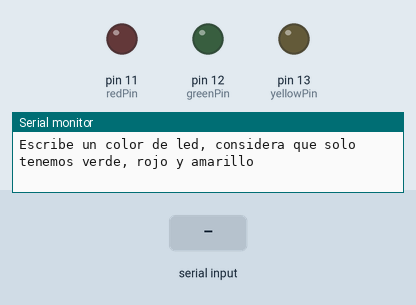
Recording of a sketch running on a simulated Arduino Uno, built with avr-gcc and run on an emulated ATmega328P. On the bench: output pins drawn as LEDs (lit = HIGH), the last lines printed to the serial monitor. Inputs (shaded band) come from the test bench.

Above: at 1.2 s.
1.3 s: "verde" received over Serial
At 3.1 s:
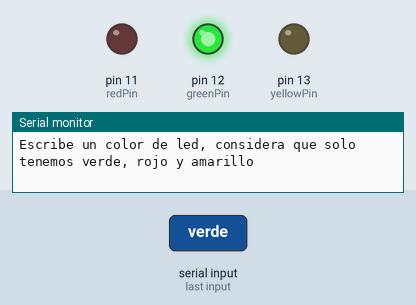
3.8 s: "rojo" received over Serial
At 6.0 s:
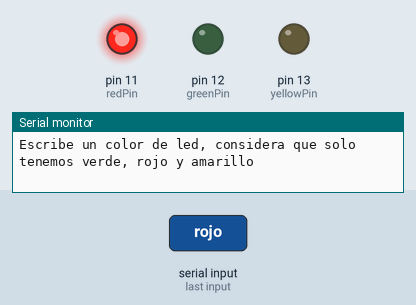
6.3 s: "amarillo" received over Serial
At 8.0 s:
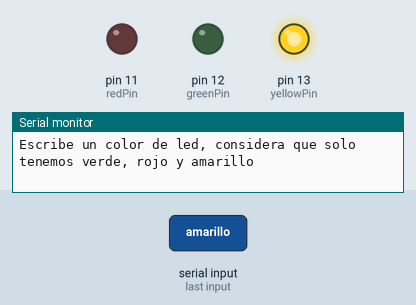
8.7 s: "VERDE" received over Serial
At 10.8 s:
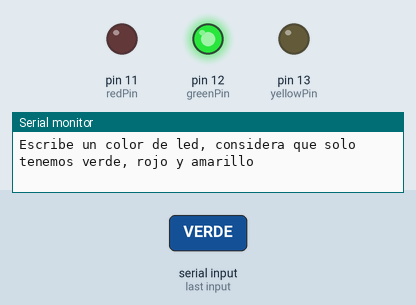
11.1 s: "ROJO" received over Serial
At 12.9 s:
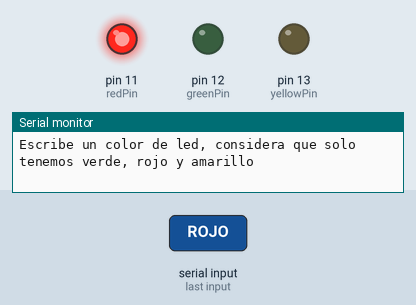
Timing chart, 0 to 14.4 s (numbered marks = the images above; inputs shaded):
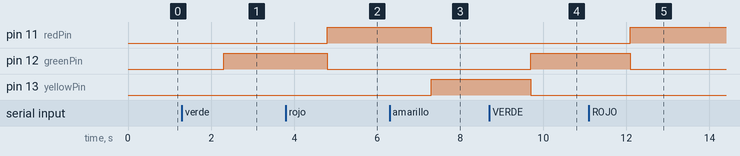

Measured:
- after the input at 1.3 s, pin 12 (greenPin): LOW → HIGH after 1.0 s
- after the input at 3.8 s, pin 11 (redPin): LOW → HIGH after 1.0 s; pin 12 (greenPin): HIGH → LOW after 1.0 s
- after the input at 6.3 s, pin 11 (redPin): HIGH → LOW after 1.0 s; pin 13 (yellowPin): LOW → HIGH after 1.0 s
- after the input at 8.7 s, pin 12 (greenPin): LOW → HIGH after 1.0 s; pin 13 (yellowPin): HIGH → LOW after 1.0 s
- after the input at 11.1 s, pin 11 (redPin): LOW → HIGH after 1.0 s; pin 12 (greenPin): HIGH → LOW after 1.0 s

The sketch:

13_colorsitos.ino
```cpp
int greenPin = 12, redPin = 11, yellowPin = 13, time=1000;
String ledColor;
String msg1 = "Escribe un color de led, considera que solo tenemos verde, rojo y amarillo";


void setup() {

  Serial.begin(115200);  // Monitor serial con un valor distinto
  pinMode(greenPin, OUTPUT);
  pinMode(redPin, OUTPUT);
  pinMode(yellowPin, OUTPUT);
}

void loop() {
  Serial.println();
  Serial.println(msg1);  //Pide dato
  while (Serial.available() == 0) /*Mientras que  no se escriba nada en el monitor serial no hacer nada*/ {
  }

  ledColor = Serial.readString();  //Hacer que el string sea una lectura serial

  if (ledColor == "verde" || ledColor == "VERDE") /*Si la palabra ingresada es Verde entonces*/ {
    digitalWrite(greenPin, HIGH);
    digitalWrite(redPin, LOW);
    digitalWrite(yellowPin, LOW);
    delay(time);
  } else if (ledColor == "rojo" || ledColor == "ROJO") /*Si la palabra ingresada es rojo*/ {
    digitalWrite(greenPin, LOW);
    digitalWrite(redPin, HIGH);
    digitalWrite(yellowPin, LOW);
    delay(time);

  } else if (ledColor == "amarillo" || ledColor == "Amarillo") /*Si la palabra ingresada es amarillo entonces*/ {
    digitalWrite(greenPin, LOW);
    digitalWrite(redPin, LOW);
    digitalWrite(yellowPin, HIGH);
    delay(time);
  } else {
    Serial.println("errorm, escribe de forma clara, o todo en mayuscula o todo en minuscula");
    delay(time);
  }
}
```
